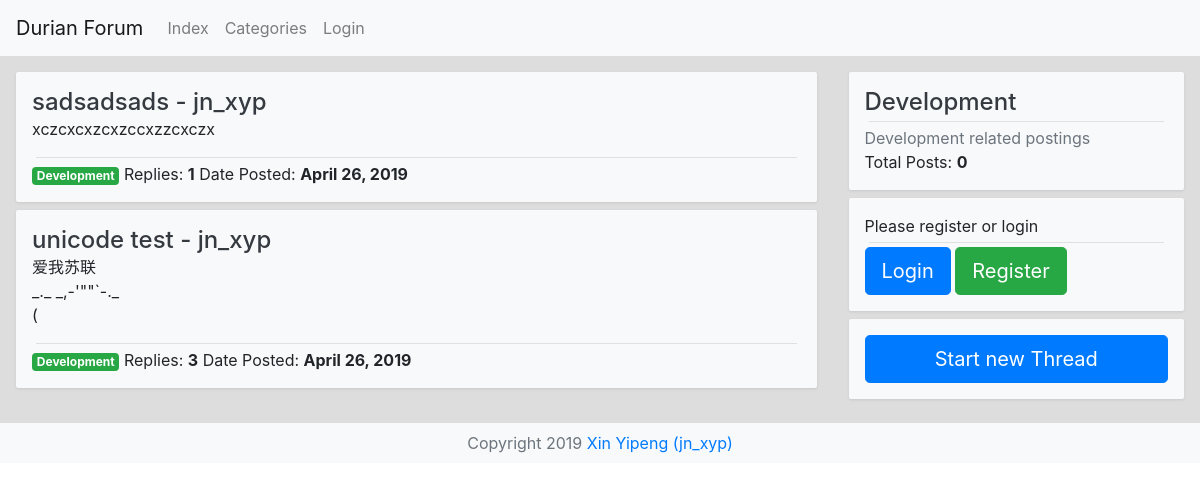
Screenshot of /e/xiny13/forum/category/3 with the database file from the repository.
### forum/models.py (models this page shows, shortened)
class Thread(models.Model):
    author = models.ForeignKey(to=ForumUser, on_delete=models.CASCADE, related_name='threads',
                               related_query_name='thread', null=True)
    title = models.CharField('Thread Title', max_length=100)
    pub_date = models.DateTimeField('Date Published')
    category = models.ForeignKey(to=Category, on_delete=models.CASCADE, related_name='threads',
                                 related_query_name='thread', null=True)

class ForumUser(models.Model):
    user = models.OneToOneField(to=User, on_delete=models.CASCADE, null=True,
                                related_name='forum_user', related_query_name='forum_user')
    nick_name = models.CharField(max_length=30)

class Post(models.Model):
    author = models.ForeignKey(to=ForumUser, on_delete=models.CASCADE, related_name='posts',
                               related_query_name='post', null=True)
    contents = models.TextField('Post Contents')
    pub_date = models.DateTimeField('Date Published')
    parent_thread = models.ForeignKey(to='Thread', on_delete=models.CASCADE, related_name='posts',
                                      related_query_name='post')
    reply_target = models.ForeignKey(to='self', on_delete=models.SET_NULL, null=True, blank=True,
                                     related_name='replies', related_query_name='reply')

class Category(models.Model):
    name = models.CharField('Tag Name', max_length=100)
    description = models.TextField('Tag Description', blank=True)

### forum/views.py (the view)
# urls.py: path('category/<int:category_id>', views.category, name='category_detail'),
def category(request, category_id: int):
    category = Category.objects.get(pk=category_id)
    threads = category.threads.all()
    return render(request, 'forum/category_detail.html',
                  context={'category': category, 'object_list': threads,
                           'auth_config': ForumConfig.__dict__,
                           'title': '%s - Categories - %s' % (
                               category.name, ForumConfig.verbose_name)})

### forum/templates/forum/category_detail.html
{% extends "forum/header_and_footer.html" %}
{% block content %}
    <div class="forum-bg" style="display: flex; flex-direction: row; flex-wrap: wrap-reverse">
        <div id="left" class="p-3" style="flex-grow: 5; max-width: 80%">
            {% for thread in object_list %}
                <div class="forum-card p-3 mb-2 bg-light">
                    <div>
                        <a href="{% url 'forum:thread' thread.id %}"
                           class="h4 text-dark">{{ thread.title }}
                            - {{ thread.author.user.username }}</a>
                    </div>
                    <div>{{ thread.posts.first.contents|linebreaks|slice:50 }}</div>
                    <hr class="m-1">
                    <span class="badge badge-success">{{ thread.category.name }}</span>
                    <span>Replies: <b>{{ thread.posts.all|length }}</b></span>
                    <span>Date Posted: <b>{{ thread.pub_date|date }}</b></span>
                </div>
            {% empty %}
                <p class="h3">No threads yet.</p>
            {% endfor %}
        </div>
        <div id="right" class="p-3" style="flex-grow: 1">
            <div id="category-info" class="forum-card p-3 mb-2 bg-light">
                <div>
                    <span class="h4 text-dark">{{ category.name }}</span>
                </div>
                <hr class="m-1">
                <div class="text-secondary">{{ category.description }}</div>
                <div>Total Posts: <b>{{ category.posts.all|length }}</b></div>
            </div>
            <div id="user-info" class="forum-card p-3 mb-2 bg-light">
                {% if user.is_authenticated %}
                    {% if user.forum_user %}
                        <a href="{% url 'forum:user_info' user.id %}"
                           class="d-block"><span
                                class="h2 ">{{ user.forum_user.nick_name }}</span><span
                                class="float-right text-secondary">#{{ user.id }}</span></a>
                        <hr class="m-1">
                        <div style="display: flex; flex-direction: row" class="h5">
                            <div class="badge badge-success mr-2" style="flex-basis: 70px">
                                <span>Threads:</span>
                                <span>{{ user.forum_user.threads.all|length }}</span>
                            </div>
                            <div class="badge badge-success mr-2" style="flex-basis: 70px">
                                <span>Posts:</span>
                                <span>{{ user.forum_user.posts.all|length }}</span>
                            </div>
                        </div>
                    {% else %}
                        <div class="secondary-title">Please activate your forum account</div>
                        <hr class="m-1">
                        <a class="btn btn-danger btn-lg btn-block"
                           href="{% url 'forum:activate' %}?next={{ request.path }}"
                           role="button">Activate</a>
                    {% endif %}
                {% else %}
                    <div class="secondary-title">Please register or login</div>
                    <hr class="m-1">
                    <a class="btn btn-primary btn-lg"
                       href="{% url 'authorization:login' %}?next={{ request.path }}"
                       role="button">Login</a>
                    <a class="btn btn-success btn-lg"
                       href="{% url 'authorization:register' %}?next={{ request.path }}"
                       role="button">Register</a>
                {% endif %}
            </div>
            <div id="create-post" class="forum-card p-3 mb-2 bg-light">
                <a href="{% url 'forum:create_thread' %}?category_id={{ category.id }}"
                   class="btn btn-primary btn-lg btn-block">Start new Thread
                </a>
            </div>
        </div>
    </div>
{% endblock %}

### forum/static/forum/common.css (style rules this page uses)
.forum-card { box-shadow: 0 1px 3px rgba(26,26,26,.1); overflow: hidden; border-radius: 2px; }
.forum-bg { background: #dddddd; }

### rows the page displays
Thread: title "sadsadsads", author.user.username "jn_xyp", posts.first.contents "xczcxcxzcxzccxzzcxczx", category.name "Development", posts.all|length "1", pub_date "April 26, 2019"
Thread: title "unicode test", author.user.username "jn_xyp", posts.first.contents "爱我苏联 _._ _,-'\"\"`-._ (", category.name "Development", posts.all|length "3", pub_date "April 26, 2019"
Category: name "Development", description "Development related postings"

### other values shown
{{ auth_config.verbose_name }} "Durian Forum"
{{ category.posts.all|length }} "0"
{{ auth_config.copyright|safe }} "Copyright 2019 Xin Yipeng (jn_xyp)"
